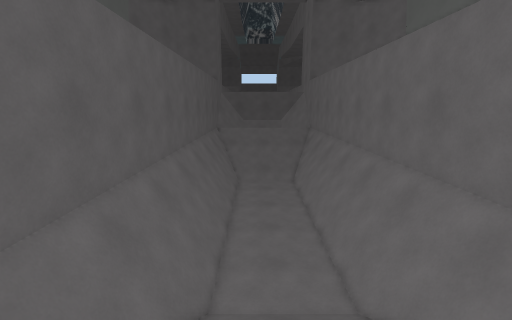
[1] (above)

14 first-person views from a walk through a 3-D level made in the Godot game engine. The camera is 1.5 m above the floor, tilts 12° down and sees 90° across. The floor is counted in squares, 0.5 m on a side. Each view is taken from the middle of a square. On the plan, view 1 faces up. The plan holds only what a view shows up to about 19 squares ahead; the rest is blank. The place goes on beyond the plan.

[2]
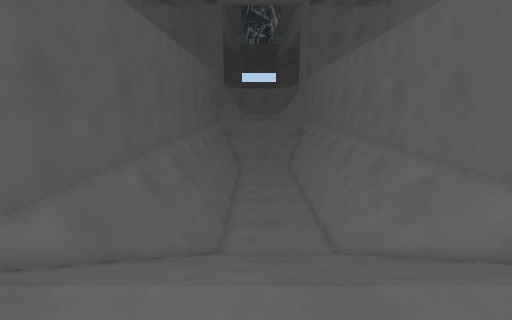

[3]
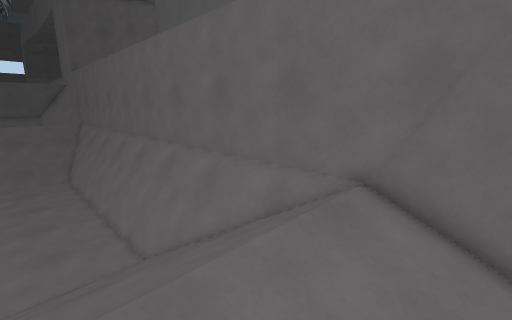

[4]
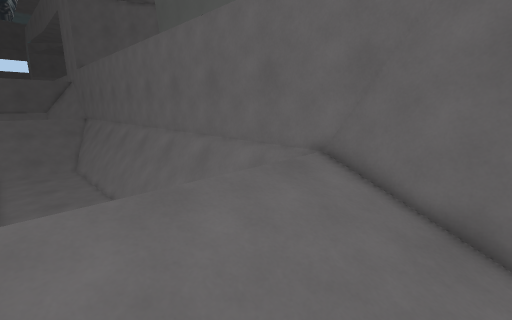

[5]
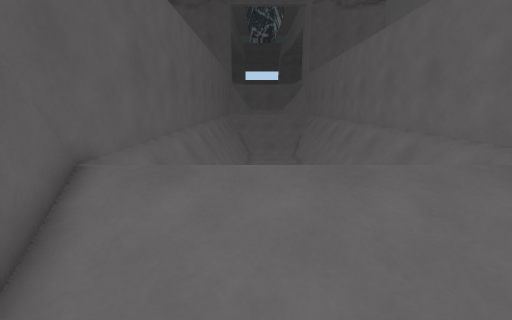

[6]
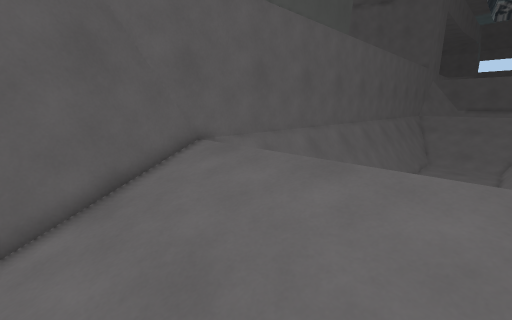

[7]
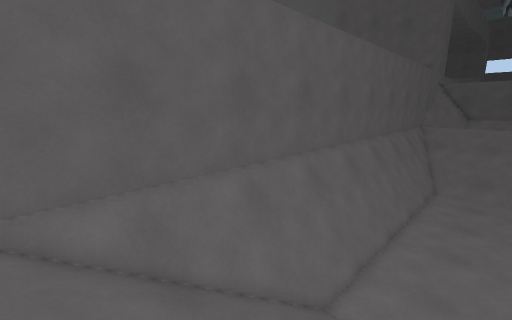

[8]
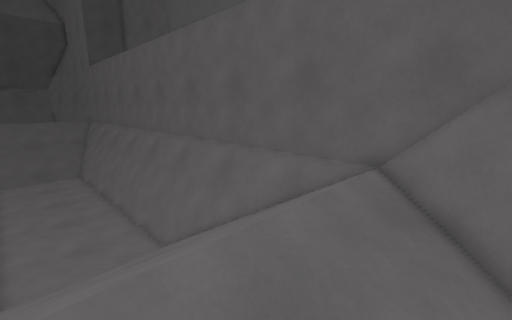

[9]
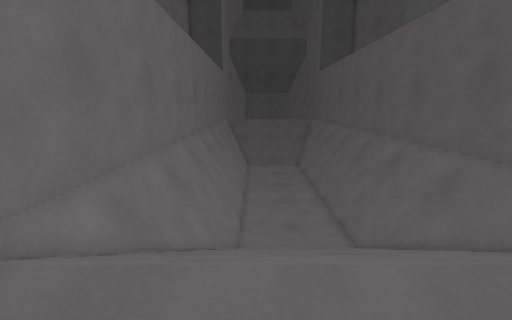

[10]
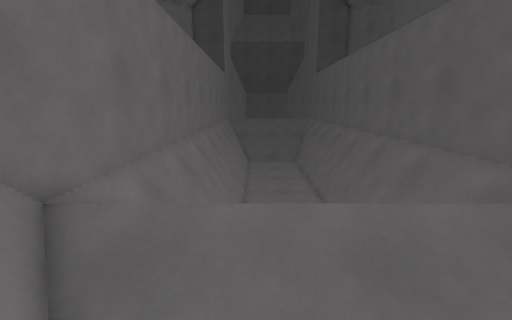

[11]
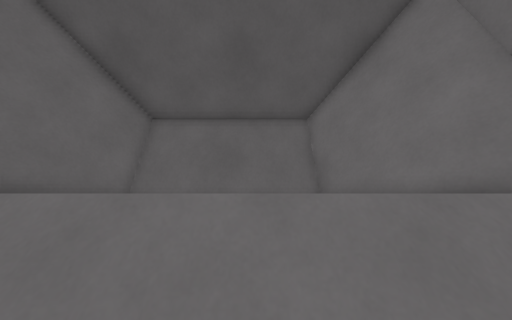

[12]
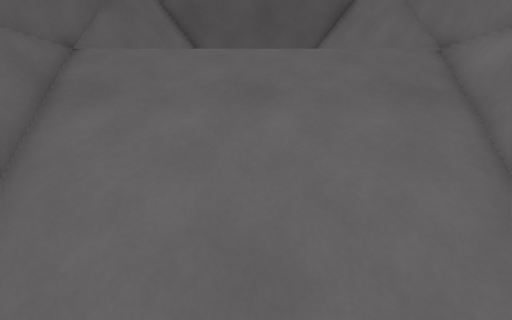

[13]
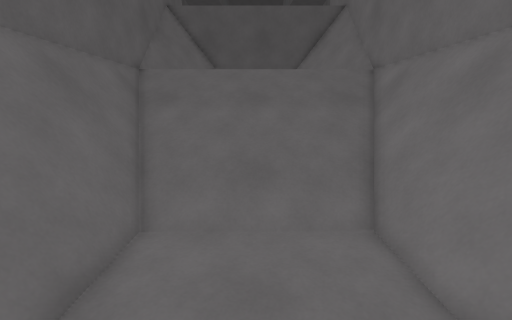

[14]
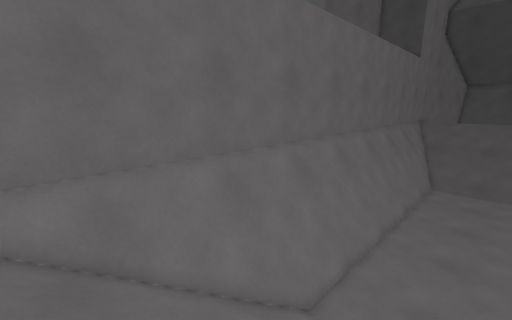

### Floor plan
Key: @ floor where view 1 was taken; # wall or solid block; . main floor; : floor 1.75 m higher than the main floor; + floor 2 m higher than the main floor; * floor 2.25 m higher than the main floor; % floor 2.5 m higher than the main floor; / step, stairs or slope; = window, fence, low wall or low ledge; ^ raised ledge.
Columns run from 5 left of view 1 to 7 right of it. Each row starts with its distance up from view 1.
 40  ##########
 39  ##=/////=##
 38 ##=#     ####
 37 ##=+/   / =##
 36 #=*///////*=#
 35 #%%///////%%#
 34 #///////////#
 33 #///////////#
 32 #///////////#
 31 ##/////////##
 30 #=/////////=#
 29 #=#///////#^#
 28 ##=///////=##
 27 ##=///////=##
 26  ###/////###
 25   ##.....##
 24    #.....#
 23    #.....#
 22    #.....#
 21    #.....#
 20    #.....#
 19    #.....#
 18    #.....#
 17    #.....#
 16    #.....#
 15    #.....#
 14    #.....#
 13    #.....#
 12    #.....#
 11    #.....#
 10    #.....#
  9   ##.....##
  8  ###/////###
  7 ##=///////=##
  6 ##=///////=##
  5 #=#///////#=#
  4 #=/////////=#
  3 ##/////////##
  2 #///////////#
  1 #///////////#
  0 #%%%%@%%%%%%#
 -1 #%%%%%%%%%%%#
 -2 #***********#
 -3 ##*********=#
 -4 ##+++++++++##
 -5  #+++::::::#
 -6  ##:::   :

Where each view was taken, in squares from view 1:
view 1: 0 up, 0 right, facing up
view 2: 3 down, 0 right, facing up
view 3: 3 down, 0 right, facing up-right
view 4: 5 down, 1 left, facing up-right
view 5: 6 down, 1 left, facing up
view 6: 6 down, 4 right, facing up-left
view 7: 1 up, 2 right, facing up-left
view 8: 37 up, 3 right, facing down-left
view 9: 37 up, 3 right, facing down
view 10: 39 up, 3 right, facing down
view 11: 31 up, 2 right, facing up
view 12: 25 up, 1 right, facing up
view 13: 20 up, 1 right, facing up
view 14: 32 up, 0 right, facing down-right
